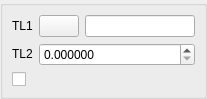
<?xml version="1.0" encoding="UTF-8"?>
<ui version="4.0">
 <class>DlgRef_1Sel1Spin1Check_QTD</class>
 <widget class="QWidget" name="DlgRef_1Sel1Spin1Check_QTD">
  <property name="geometry">
   <rect>
    <x>0</x>
    <y>0</y>
    <width>207</width>
    <height>93</height>
   </rect>
  </property>
  <property name="windowTitle">
   <string/>
  </property>
  <layout class="QGridLayout">
   <property name="margin">
    <number>0</number>
   </property>
   <property name="spacing">
    <number>6</number>
   </property>
   <item row="0" column="0">
    <widget class="QGroupBox" name="GroupBox1">
     <property name="title">
      <string/>
     </property>
     <layout class="QGridLayout">
      <property name="margin">
       <number>9</number>
      </property>
      <property name="spacing">
       <number>6</number>
      </property>
      <item row="2" column="0" colspan="3">
       <widget class="QCheckBox" name="CheckButton1">
        <property name="text">
         <string/>
        </property>
       </widget>
      </item>
      <item row="1" column="0">
       <widget class="QLabel" name="TextLabel2">
        <property name="sizePolicy">
         <sizepolicy hsizetype="Fixed" vsizetype="Fixed">
          <horstretch>0</horstretch>
          <verstretch>0</verstretch>
         </sizepolicy>
        </property>
        <property name="text">
         <string>TL2</string>
        </property>
        <property name="wordWrap">
         <bool>false</bool>
        </property>
       </widget>
      </item>
      <item row="1" column="1" colspan="2">
       <widget class="SalomeApp_DoubleSpinBox" name="SpinBox_DX">
        <property name="decimals">
         <number>6</number>
        </property>
        <property name="minimum">
         <double>0.000000000000000</double>
        </property>
        <property name="maximum">
         <double>1000000000.000000000000000</double>
        </property>
        <property name="value">
         <double>0.000000000000000</double>
        </property>
       </widget>
      </item>
      <item row="0" column="0">
       <widget class="QLabel" name="TextLabel1">
        <property name="sizePolicy">
         <sizepolicy hsizetype="Fixed" vsizetype="Fixed">
          <horstretch>0</horstretch>
          <verstretch>0</verstretch>
         </sizepolicy>
        </property>
        <property name="text">
         <string>TL1</string>
        </property>
        <property name="wordWrap">
         <bool>false</bool>
        </property>
       </widget>
      </item>
      <item row="0" column="2">
       <widget class="QLineEdit" name="LineEdit1"/>
      </item>
      <item row="0" column="1">
       <widget class="QPushButton" name="PushButton1">
        <property name="sizePolicy">
         <sizepolicy hsizetype="Fixed" vsizetype="Fixed">
          <horstretch>0</horstretch>
          <verstretch>0</verstretch>
         </sizepolicy>
        </property>
        <property name="text">
         <string/>
        </property>
       </widget>
      </item>
     </layout>
    </widget>
   </item>
  </layout>
 </widget>
 <layoutdefault spacing="6" margin="11"/>
 <pixmapfunction>qPixmapFromMimeSource</pixmapfunction>
 <customwidgets>
  <customwidget>
   <class>SalomeApp_DoubleSpinBox</class>
   <extends>QDoubleSpinBox</extends>
   <header location="global">SalomeApp_DoubleSpinBox.h</header>
  </customwidget>
 </customwidgets>
 <tabstops>
  <tabstop>PushButton1</tabstop>
  <tabstop>LineEdit1</tabstop>
  <tabstop>SpinBox_DX</tabstop>
  <tabstop>CheckButton1</tabstop>
 </tabstops>
 <resources/>
 <connections/>
</ui>
